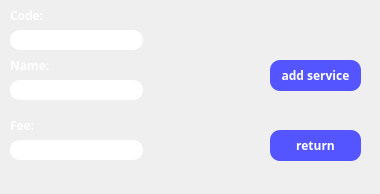
<?xml version="1.0" encoding="UTF-8"?>
<ui version="4.0">
 <class>Form</class>
 <widget class="QWidget" name="Form">
  <property name="geometry">
   <rect>
    <x>0</x>
    <y>0</y>
    <width>380</width>
    <height>194</height>
   </rect>
  </property>
  <property name="windowTitle">
   <string>Service</string>
  </property>
  <widget class="QFrame" name="frame">
   <property name="geometry">
    <rect>
     <x>-10</x>
     <y>-20</y>
     <width>461</width>
     <height>291</height>
    </rect>
   </property>
   <property name="styleSheet">
    <string notr="true">QFrame{
 border-image:url(:/新前缀/timg (6).jpg)
}
	
</string>
   </property>
   <property name="frameShape">
    <enum>QFrame::StyledPanel</enum>
   </property>
   <property name="frameShadow">
    <enum>QFrame::Raised</enum>
   </property>
   <widget class="QPushButton" name="pushButton_2">
    <property name="geometry">
     <rect>
      <x>280</x>
      <y>80</y>
      <width>91</width>
      <height>31</height>
     </rect>
    </property>
    <property name="font">
     <font>
      <family>微软雅黑</family>
      <weight>75</weight>
      <bold>true</bold>
     </font>
    </property>
    <property name="styleSheet">
     <string notr="true">border:2px rgb(85, 85, 255);border-radius:10px;padding:2px 4px;background-color:rgb(85, 85, 255);color: rgb(255, 255, 255);</string>
    </property>
    <property name="text">
     <string>add service</string>
    </property>
   </widget>
   <widget class="QPushButton" name="pushButton">
    <property name="geometry">
     <rect>
      <x>280</x>
      <y>150</y>
      <width>91</width>
      <height>31</height>
     </rect>
    </property>
    <property name="font">
     <font>
      <family>微软雅黑</family>
      <weight>75</weight>
      <bold>true</bold>
     </font>
    </property>
    <property name="styleSheet">
     <string notr="true">border:2px rgb(85, 85, 255);border-radius:10px;padding:2px 4px;background-color:rgb(85, 85, 255);color: rgb(255, 255, 255);</string>
    </property>
    <property name="text">
     <string>return</string>
    </property>
   </widget>
   <widget class="QLineEdit" name="lineEdit">
    <property name="geometry">
     <rect>
      <x>20</x>
      <y>50</y>
      <width>133</width>
      <height>20</height>
     </rect>
    </property>
    <property name="styleSheet">
     <string notr="true">border:2px rgb(85, 85, 255);border-radius:10px;padding:2px 4px;background-color:rgb(255, 255, 255);</string>
    </property>
   </widget>
   <widget class="QLineEdit" name="lineEdit_2">
    <property name="geometry">
     <rect>
      <x>20</x>
      <y>100</y>
      <width>133</width>
      <height>20</height>
     </rect>
    </property>
    <property name="styleSheet">
     <string notr="true">border:2px rgb(85, 85, 255);border-radius:10px;padding:2px 4px;background-color:rgb(255, 255, 255);</string>
    </property>
   </widget>
   <widget class="QLineEdit" name="lineEdit_3">
    <property name="geometry">
     <rect>
      <x>20</x>
      <y>160</y>
      <width>133</width>
      <height>20</height>
     </rect>
    </property>
    <property name="styleSheet">
     <string notr="true">border:2px rgb(85, 85, 255);border-radius:10px;padding:2px 4px;background-color:rgb(255, 255, 255);</string>
    </property>
   </widget>
   <zorder>label_2</zorder>
   <zorder>pushButton_2</zorder>
   <zorder>pushButton</zorder>
   <zorder>label_2</zorder>
   <zorder>label</zorder>
   <zorder>lineEdit</zorder>
   <zorder>label_3</zorder>
   <zorder>label_3</zorder>
   <zorder>label_2</zorder>
   <zorder>lineEdit_2</zorder>
   <zorder>lineEdit_3</zorder>
   <zorder>label_2</zorder>
  </widget>
  <widget class="QLabel" name="label">
   <property name="geometry">
    <rect>
     <x>10</x>
     <y>0</y>
     <width>201</width>
     <height>31</height>
    </rect>
   </property>
   <property name="font">
    <font>
     <family>微软雅黑</family>
     <weight>75</weight>
     <bold>true</bold>
    </font>
   </property>
   <property name="styleSheet">
    <string notr="true">color:rgb(255, 255, 255)</string>
   </property>
   <property name="text">
    <string>Code:</string>
   </property>
  </widget>
  <widget class="QLabel" name="label_2">
   <property name="geometry">
    <rect>
     <x>10</x>
     <y>50</y>
     <width>201</width>
     <height>31</height>
    </rect>
   </property>
   <property name="font">
    <font>
     <family>微软雅黑</family>
     <weight>75</weight>
     <bold>true</bold>
    </font>
   </property>
   <property name="styleSheet">
    <string notr="true">color:rgb(255, 255, 255)</string>
   </property>
   <property name="text">
    <string>Name:</string>
   </property>
  </widget>
  <widget class="QLabel" name="label_3">
   <property name="geometry">
    <rect>
     <x>10</x>
     <y>110</y>
     <width>201</width>
     <height>31</height>
    </rect>
   </property>
   <property name="font">
    <font>
     <family>微软雅黑</family>
     <weight>75</weight>
     <bold>true</bold>
    </font>
   </property>
   <property name="styleSheet">
    <string notr="true">color:rgb(255, 255, 255)</string>
   </property>
   <property name="text">
    <string>Fee:</string>
   </property>
  </widget>
 </widget>
 <resources>
  <include location="../../../Documents/image.qrc"/>
 </resources>
 <connections/>
</ui>
